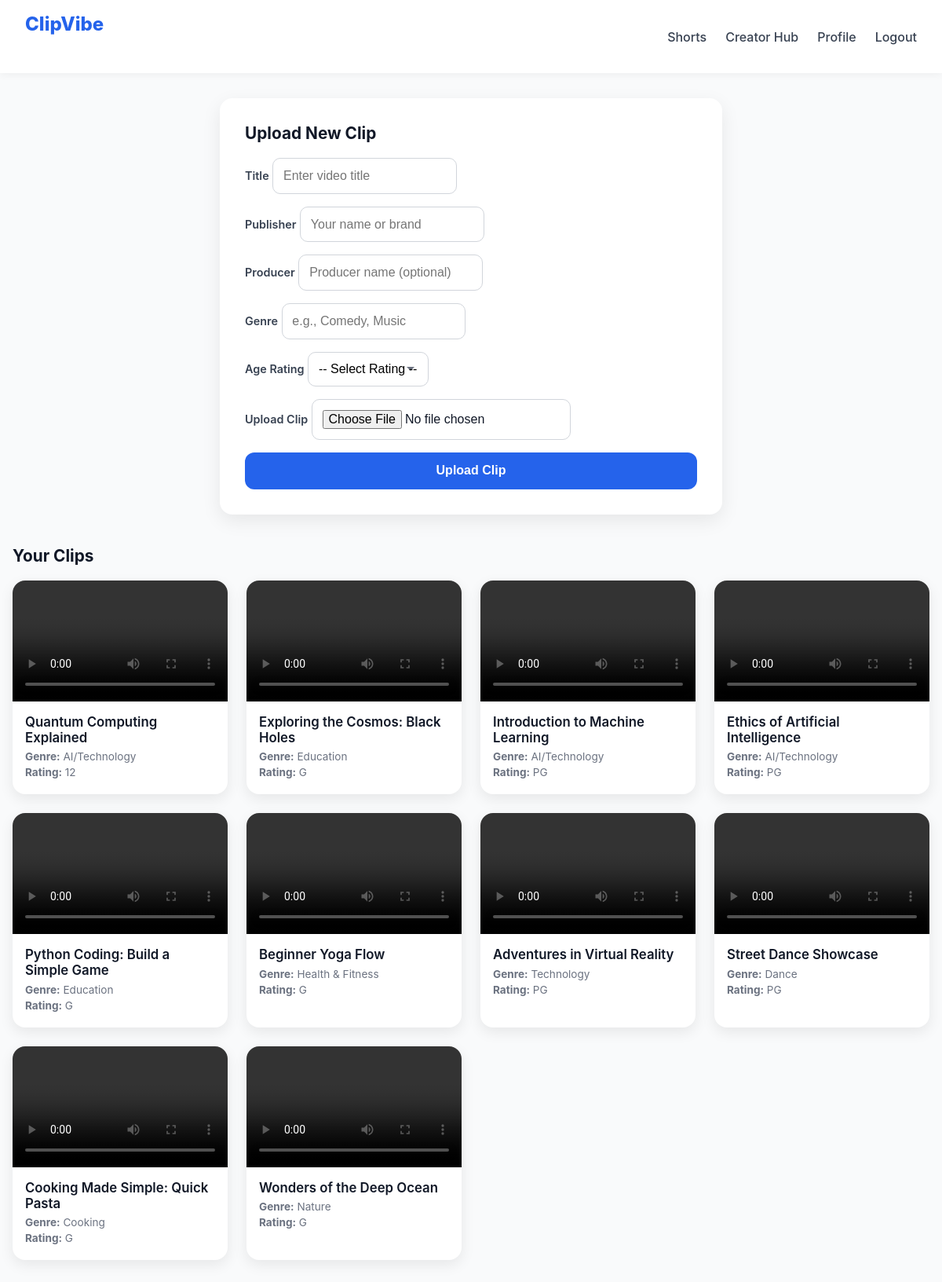
The app's page /dashboard (signed in) with its own data.
### tables this page shows
CREATE TABLE videos (
    id INTEGER PRIMARY KEY AUTOINCREMENT,
    title TEXT NOT NULL,
    publisher TEXT NOT NULL,
    producer TEXT,
    genre TEXT,
    age_rating TEXT,
    url TEXT NOT NULL,
    uploaded_by INTEGER,
    FOREIGN KEY (uploaded_by) REFERENCES users(id)
);

### app.py (the view)
@app.route('/dashboard')
def dashboard():
    if 'user' not in session:
        flash('Please login first!')
        return redirect(url_for('login'))
    if session['user']['role'] != 'creator':
        flash('Access denied! Only creators can access this page.')
        return redirect(url_for('index'))
    db = get_db()
    videos = db.execute(
        'SELECT * FROM videos WHERE uploaded_by = ? ORDER BY id DESC',
        (session['user']['id'],)
    ).fetchall()
    return render_template('upload.html', videos=videos)

### app.py (called while the page is built)
def get_db():
    conn = sqlite3.connect(DATABASE)
    conn.row_factory = sqlite3.Row
    return conn

### templates/upload.html (shortened to what this page needs)
{% extends "base.html" %}
{% block content %}
  <section class="upload-section">
    <h2>Upload New Clip</h2>
    <form method="POST" action="{{ url_for('upload_video') }}" enctype="multipart/form-data">
      <div>
        <label>Title</label>
        <input type="text" name="title" placeholder="Enter video title" required>
      </div>
      <div>
        <label>Publisher</label>
        <input type="text" name="publisher" placeholder="Your name or brand" required>
      </div>
      <div>
        <label>Producer</label>
        <input type="text" name="producer" placeholder="Producer name (optional)">
      </div>
      <div>
        <label>Genre</label>
        <input type="text" name="genre" placeholder="e.g., Comedy, Music">
      </div>
      <div>
        <label>Age Rating</label>
        <select name="age_rating" required>
          <option value="" disabled selected>-- Select Rating --</option>
        </select>
      </div>
      <div>
        <label>Upload Clip</label>
        <input type="file" name="file" accept="video/*">
      </div>
      <button type="submit">Upload Clip</button>
    </form>
  </section>
  <section class="videos-section">
    <h2>Your Clips</h2>
    {% if videos %}
      <div class="video-grid">
        {% for video in videos %}
          <div class="video-card">
            <video controls>
              <source src="{{ video.url }}" type="video/mp4">
            </video>
            <div class="video-info">
              <h3>{{ video.title }}</h3>
              <p><strong>Genre:</strong> {{ video.genre or "N/A" }}</p>
              <p><strong>Rating:</strong> {{ video.age_rating or "N/A" }}</p>
            </div>
          </div>
        {% endfor %}
      </div>
    {% else %}
      <p>You haven't uploaded any clips yet.</p>
    {% endif %}
  </section>
{% endblock %}

### templates/base.html (style rules this page uses)
* { margin: 0; padding: 0; box-sizing: border-box; }
body { font-family: 'Inter', -apple-system, BlinkMacSystemFont, sans-serif; background: #f9fafb; color: #111827; }

### templates/upload.html (style rules this page uses)
h1, h2 { font-weight: 700; margin-bottom: 1.2rem; }
h2 { font-size: 1.3rem; color: #111827; }
.upload-section { background: #fff; padding: 2rem; border-radius: 16px; box-shadow: 0 8px 24px rgba(0,0,0,0.08); margin-bottom: 2.5rem; width: 100%; max-width: 640px; animation: fadeIn 0.6s ease; }
form { display: flex; flex-direction: column; gap: 1rem; }
label { font-size: 0.9rem; font-weight: 600; color: #374151; margin-bottom: 0.3rem; }
input, select { padding: 0.8rem; font-size: 1rem; border-radius: 10px; border: 1px solid #d1d5db; transition: border-color 0.2s, box-shadow 0.2s; }
select { appearance: none; background-size: 12px; }
button { padding: 0.9rem; background: #2563eb; color: #fff; font-weight: 600; font-size: 1rem; border: none; border-radius: 12px; cursor: pointer; transition: background 0.3s, transform 0.2s; }
.videos-section { width: 100%; max-width: 1200px; }
.video-grid { display: grid; grid-template-columns: repeat(auto-fill, minmax(260px, 1fr)); gap: 1.5rem; margin-top: 1rem; }
.video-card { background: #fff; border-radius: 16px; overflow: hidden; box-shadow: 0 6px 18px rgba(0,0,0,0.08); transition: transform 0.25s ease, box-shadow 0.25s ease; display: flex; flex-direction: column; }
.video-card video { width: 100%; display: block; aspect-ratio: 16 / 9; object-fit: cover; }
.video-info { padding: 1rem; }
.video-info h3 { font-size: 1.05rem; font-weight: 600; margin-bottom: 0.4rem; color: #111827; }
.video-info p { font-size: 0.85rem; color: #6b7280; margin: 0.25rem 0; }

### records on screen
videos: title "Quantum Computing Explained", genre "AI/Technology", age_rating "12"
videos: title "Exploring the Cosmos: Black Holes", genre "Education", age_rating "G"
videos: title "Introduction to Machine Learning", genre "AI/Technology", age_rating "PG"
videos: title "Ethics of Artificial Intelligence", genre "AI/Technology", age_rating "PG"
videos: title "Python Coding: Build a Simple Game", genre "Education", age_rating "G"
videos: title "Beginner Yoga Flow", genre "Health & Fitness", age_rating "G"
videos: title "Adventures in Virtual Reality", genre "Technology", age_rating "PG"
videos: title "Street Dance Showcase", genre "Dance", age_rating "PG"
videos: title "Cooking Made Simple: Quick Pasta", genre "Cooking", age_rating "G"
videos: title "Wonders of the Deep Ocean", genre "Nature", age_rating "G"
